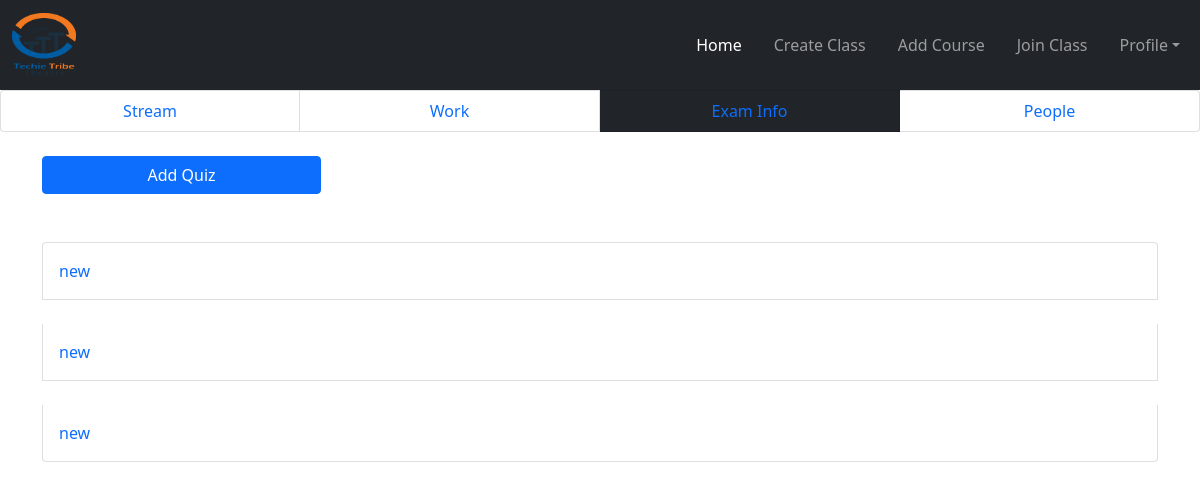
The page /teacher/examview/7/ on the database its author committed.
### teacher/models.py (models this page shows, shortened)
class QuesModel(models.Model):
    myclass = models.ForeignKey(
        CreateClass, on_delete=models.CASCADE, null=True)
    topics = models.CharField(max_length=200, default="new")
    question = models.CharField(max_length=200, null=True)
    op1 = models.CharField(max_length=200, null=True)
    op2 = models.CharField(max_length=200, null=True)
    op3 = models.CharField(max_length=200, null=True)
    op4 = models.CharField(max_length=200, null=True)
    ans = models.CharField(max_length=200, null=True)

### teacher/views.py (the view, shortened to what this page needs)
# urls.py: path('examview/<int:id>/', ExamView.as_view(), name='examview'),
class ExamView(View):
    def get(self, request, id):
        form = QuesModelForm()
        mywork = CreateClass.objects.get(pk=id)
        exam = QuesModel.objects.filter(myclass=mywork)[::-1]
        return render(request, 'exam-info.html', {'mainid': id, 'form': form, 'exam': exam})

### teacher/templates/exam-info.html (shortened to what this page needs)
{% extends 'base_teacher.html' %} <br />
{% load static %} <br />
{% block content %}
<ul class="list-group list-group-horizontal col-12">
  <li class="list-group-item col-3 text-center">
    <a href="{% url 'classshow' mainid %}">Stream</a>
  </li>
  <li class="list-group-item col-3 text-center">
    <a href="{% url 'addwork' mainid %}">Work</a>
  </li>
  <li class="list-group-item col-3 text-center bg-dark text-white">
    <a href="{% url 'examview' mainid %}">Exam Info</a>
  </li>
  <li class="list-group-item col-3 text-center"><a href="">People</a></li>
</ul>
<div class="container">
    <button
      type="button"
      class="btn btn-primary mt-4 w-25"
      data-bs-toggle="modal"
      data-bs-target="#exampleModal"
    >
      Add Quiz
    </button>
  </div>
  <br>
  <div class="container mt-4">
    <div class="list-group">
      {% for ann in exam %}
      <li
        class="list-group-item d-flex justify-content-between align-items-center mb-4 p-3"
      >
      <a href="{% url 'showquiz' ann.id %}"> {{ann.topics}} </a>
      {% endfor %}
    </div>
  </div>
{% endblock content %}

### teacher/static/css/form.css (style rules this page uses)
*, *:before, *:after { -webkit-box-sizing: border-box; box-sizing: border-box; }
li { list-style: none; }

### teacher/templates/exam-info.html (style rules this page uses)
a { text-decoration: none; }

### rows shown on the page
QuesModel: topics "new"
QuesModel: topics "new"
QuesModel: topics "new"
